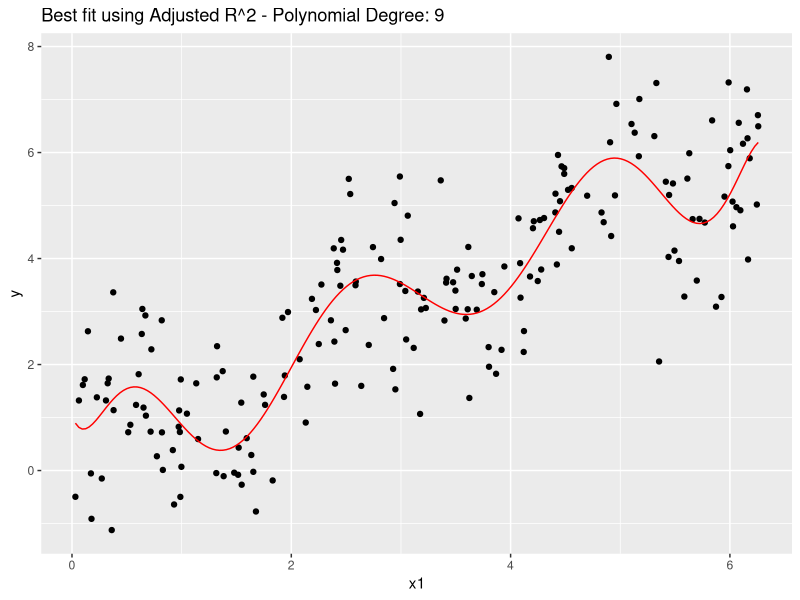
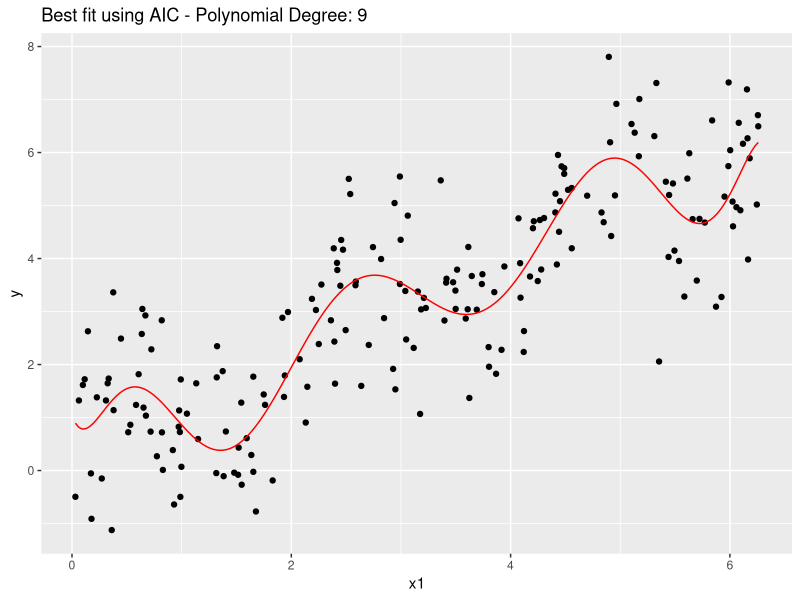
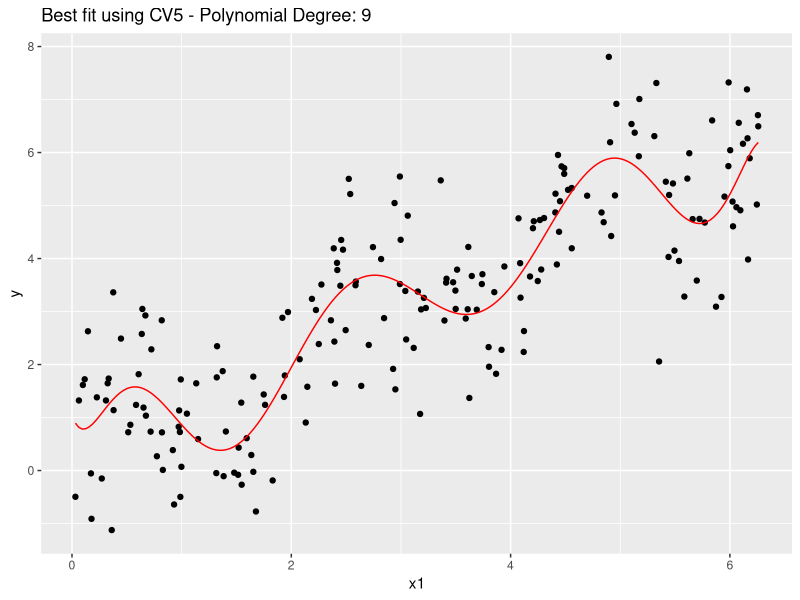
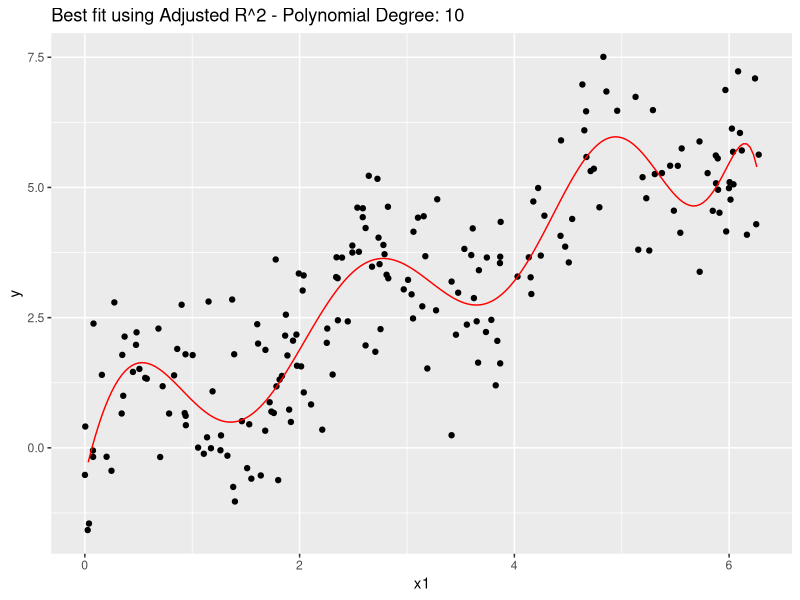
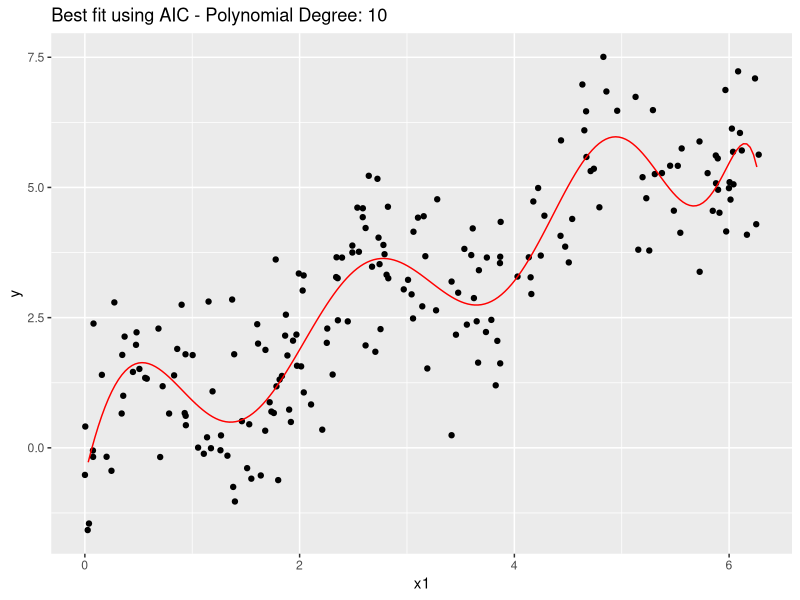
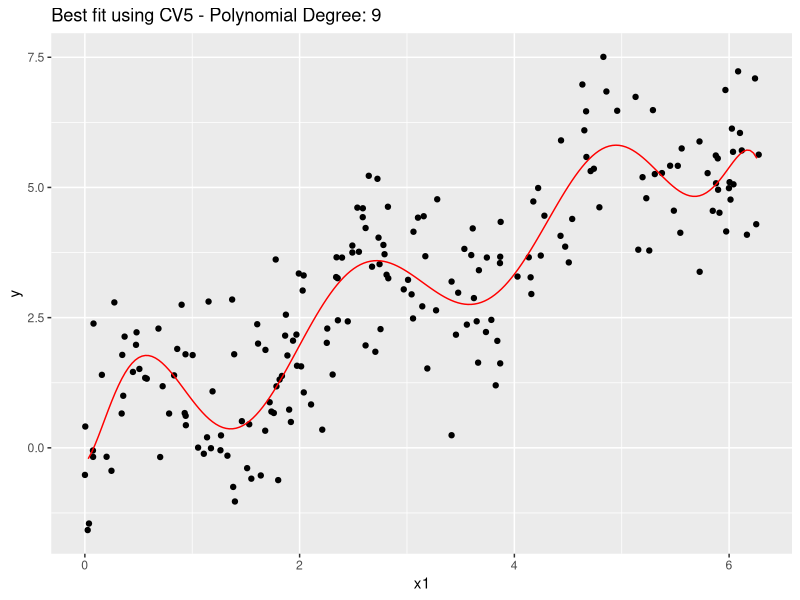
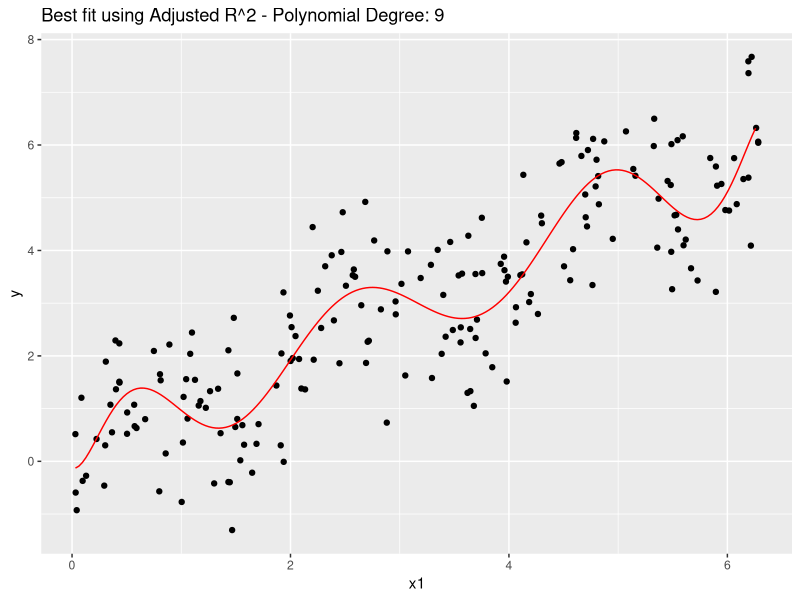
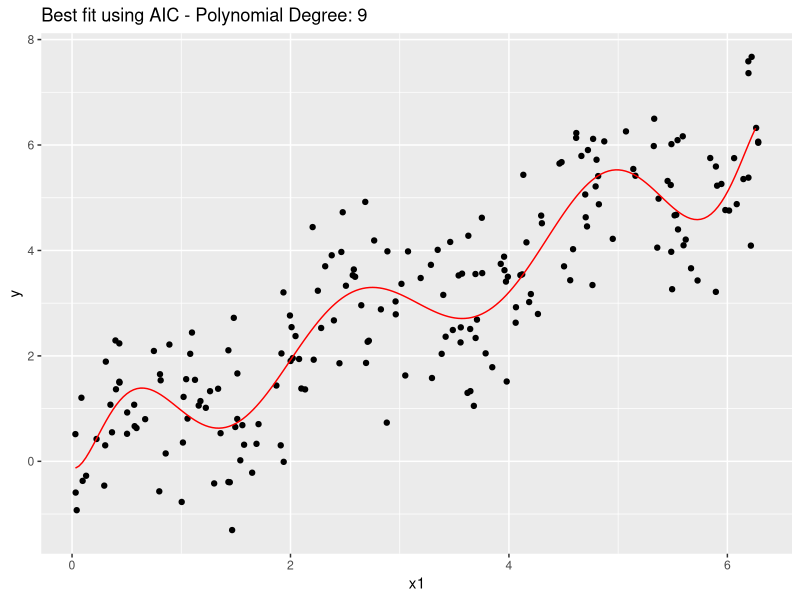

Reproduce these figures in R, in order.
## ---- chunk 1
cv.lm <- function(x, y, k) {
  n <- nrow(x)
  folds <- cut(seq(1,n), breaks=k, labels=FALSE)
  mse <- numeric(k)
  
  data_df <- cbind(x, y = y)
  for (i in 1:k) {
    
    test_indices <- which(folds == i)
    train_indices <- setdiff(1:n, test_indices)
    
    suppressWarnings({
    # Fit the model on the training set
    model <- lm(y ~ ., data = data_df[train_indices, ])
    
    predictions <- predict(model, newdata = data_df[test_indices, ])
    })
    
    # Calculate the MSE for this fold
    mse[i] <- sqrt(mean((predictions - data_df$y[test_indices])^2))
  }
  mean(mse)
}

## ---- chunk 2
SequentialSelection <- function(x, y, method){
  n <- ncol(x)
  best_criteria <- if (method == "AdjR2") -Inf else Inf
  best_model <- NULL
  best_model_index <- 0
  
  for (i in 1:n) {
    model <- lm(y ~ ., data = data.frame(x[, 1:i], y))
    
    if(method=="CV5"){
      CV5 = cv.lm(x[, 1:i,drop = FALSE], y, 5)
      criteria=CV5
      if(criteria < best_criteria){
        best_criteria <- criteria
        best_model <- model
        best_model_index <- i
      }
    }
    else if(method=="AdjR2"){
      AdjR2 = summary(model)$adj.r.squared
      criteria=AdjR2
      if(criteria > best_criteria){
        best_criteria <- criteria
        best_model <- model
        best_model_index <- i
      }
    }
    else if (method=="AIC"){
      AIC = AIC(model)
      criteria=AIC
      if(criteria < best_criteria){
        best_criteria <- criteria
        best_model <- model
        best_model_index <- i
      }
    }
  }
  return(best_model_index)
}
## ---- chunk 3

generate_data <- function(n,max_degree=20) {
  x <- runif(n, 0, 2*pi)
  y <- sin(3*x) + x + rnorm(n, mean = 0, sd = 1)
  data <- data.frame(y = y)
  for(i in 1:max_degree) {
    data[[paste0("x", i)]] <- x^i
  }
  return(data)
}

n_simulations <- 100
n <- 200
degree_selection <- matrix(NA, nrow = n_simulations, ncol = 3)
first_3_datasets <- list()

for (i in 1:n_simulations) {
  set.seed(42+i)
  data <- generate_data(n)
  if (i <= 3) {
    first_3_datasets[[i]] <- data
  }
  y <- data$y
  x_poly <- data[, -which(names(data) == "y"), drop = FALSE]
  degree_selection[i, 1] <- SequentialSelection(x_poly, y,  "AdjR2")
  degree_selection[i, 2] <- SequentialSelection(x_poly, y,  "AIC")
  degree_selection[i, 3] <- SequentialSelection(x_poly, y,  "CV5")
}

## ---- chunk 4
library(ggplot2)
data <- first_3_datasets[[1]]
y <- data$y
x <- data$x1

plot_data_and_fit <- function(data, degree, criterion) {

  formula <- as.formula(paste("y ~ poly(x1, ", degree, ", raw=TRUE)"))
  model <- lm(formula, data = data)
  x_seq <- seq(min(x), max(x), length.out = 200)
  predictions <- predict(model, newdata = data.frame(x1 = x_seq))
  
  # Plot
  ggplot(data, aes(x = x1, y = y)) +
    geom_point() +
    geom_line(data = data.frame(x1 = x_seq, y = predictions), aes(x = x1, y = y), color = 'red') +
    ggtitle(paste("Best fit using", criterion, "- Polynomial Degree:", degree))
}

plot_data_and_fit(data, degree_selection[1, 1], "Adjusted R^2")
plot_data_and_fit(data, degree_selection[1, 2], "AIC")
plot_data_and_fit(data, degree_selection[1, 3], "CV5")
## ---- chunk 5
data <- first_3_datasets[[2]]
plot_data_and_fit(data, degree_selection[2, 1], "Adjusted R^2")
plot_data_and_fit(data, degree_selection[2, 2], "AIC")
plot_data_and_fit(data, degree_selection[2, 3], "CV5")
## ---- chunk 6
data <- first_3_datasets[[3]]
plot_data_and_fit(data, degree_selection[3, 1], "Adjusted R^2")
plot_data_and_fit(data, degree_selection[3, 2], "AIC")
plot_data_and_fit(data, degree_selection[3, 3], "CV5")
## ---- chunk 7
par(mfrow = c(1, 3))
criteria_names <- c("Adjusted R^2", "AIC", "CV5")


line_colors <- c("red", "blue", "green")

for (i in 1:3) {
  # Histogram
  hist_data <- degree_selection[, i]
  h <- hist(hist_data ,
            main = criteria_names[i], xlab = "Degree", col = "grey", 
            xlim = c(min(degree_selection[, i]), max(degree_selection[, i])), probability = TRUE)
  
  # Density
  d <- density(hist_data, adjust = 1.5)
  
  # Add density line to histogram
  lines(d, col = line_colors[i], lwd = 2)
}

par(mfrow = c(1, 1))
